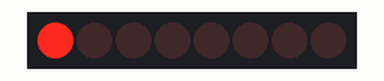
The sketch below on a simulated Arduino Uno, built with avr-gcc and run on an emulated ATmega328P. Shown: 8 shift-register outputs drawn as a row of LEDs (first output left, lit = HIGH). Wiring (inferred from the names in the program): shift register (74HC595): data pin 11; shift clock pin 12; latch pin 13. Wiring (inferred from the signals the program sends): row of LEDs: on Q0, Q1, Q2, Q3, Q4, Q5, Q6, Q7.

Above: at 0.1 s.
At 0.7 s:
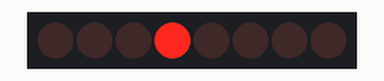
At 1.1 s:
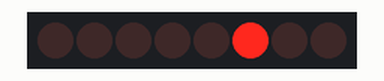
At 1.5 s:
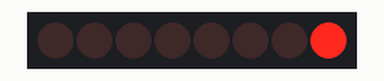
At 2.5 s:
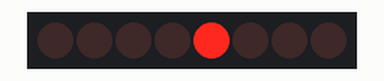
At 3.5 s:
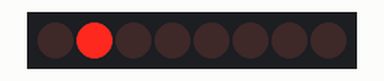
Timing chart, 0 to 3.8 s (numbered marks = the images above):
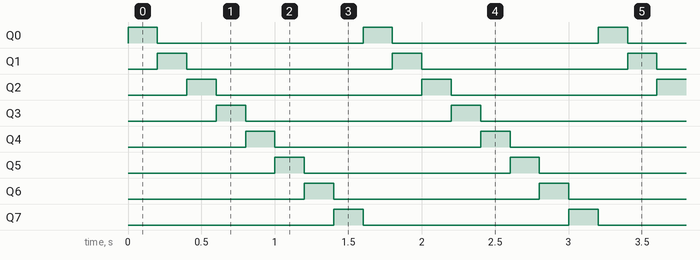

The sketch:

_74HC595.ino
```cpp
const byte COL_COUNT = 8;
//array to hold the data
unsigned char sequence[COL_COUNT] = {B00000001, B00000010, B00000100, B00001000, B00010000, B00100000, B01000000, B10000000};
//unsigned char sequence[COL_COUNT] = {1, 2, 4, 8, 16, 32, 64, 128};
//unsigned char sequence[COL_COUNT] = {0x01, 0x02, 0x04, 0x8, 0x10, 0x20, 0x40, 0x80};
//Define which pins will be used for the shift register control
//can be any digital pin on the Arduino

int latchPin = 13;  //Pin connected to ST_CP(pin 12) of 74HC595
int clockPin = 12; //Pin connected to SH_CP(pin 11) of 74HC595
int dataPin = 11;  //Pin connected to DS(pin 14) of 74HC595

void setup() {
  pinMode(latchPin, OUTPUT);
  pinMode(clockPin, OUTPUT);
  pinMode(dataPin, OUTPUT);
}
void loop()
{
  for (int col = 0; col < COL_COUNT; col++)
  {
    digitalWrite(latchPin, LOW); //Pull latch LOW to send data
    shiftOut(dataPin, clockPin, MSBFIRST, sequence[col]); //Send the data
    digitalWrite(latchPin, HIGH); // Pull latch HIGH to stop sending data
    delay(200);
  }
}
```

Measured:
- by itself, Q0–7: alternates HIGH for 0.20 s and LOW for 1.4 s
- by itself, everything shown: repeats every 1.6 s, in 8 steps
